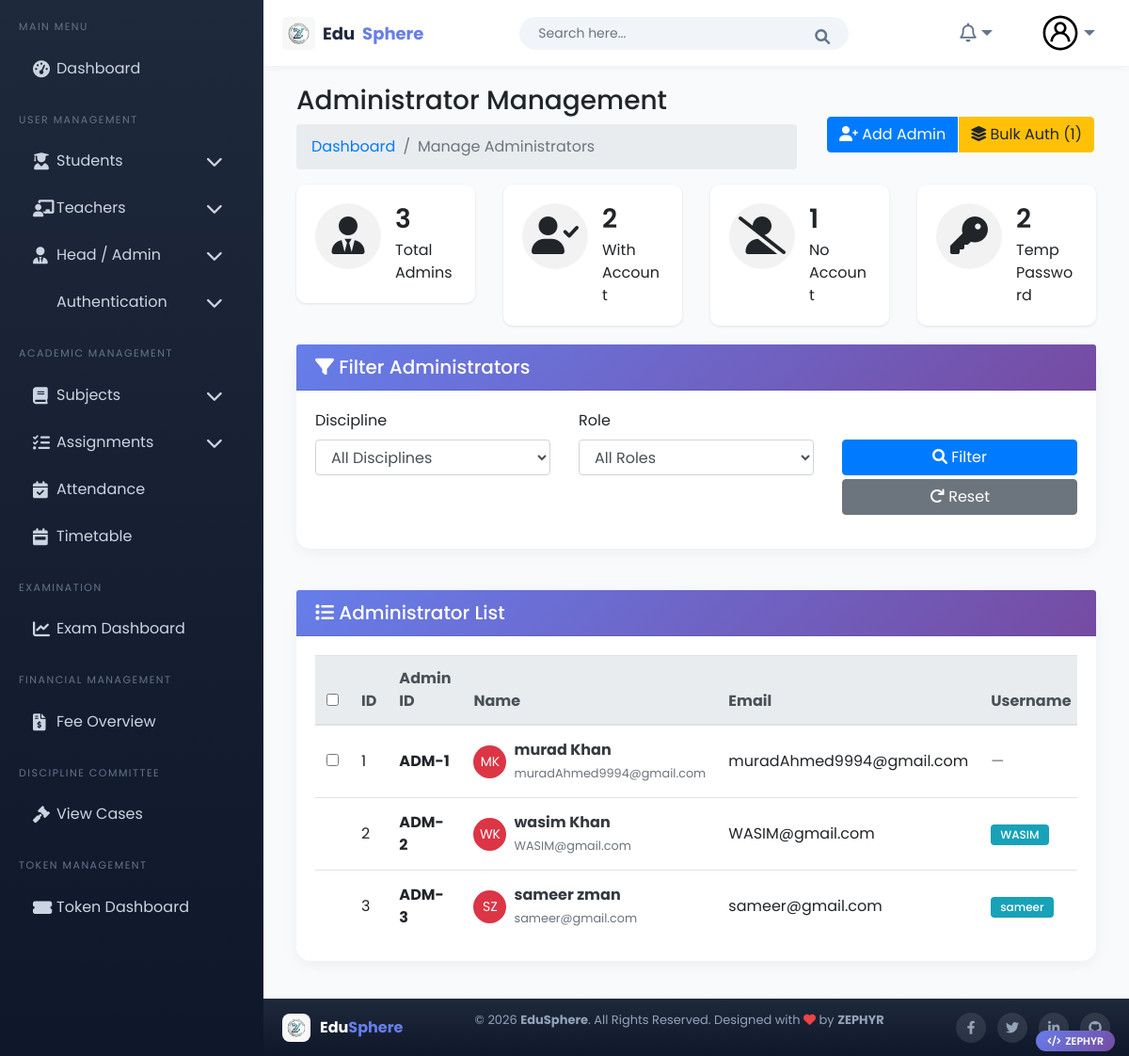
The page /home_auth/manage-admins/ (signed in) on the database as committed earlier.
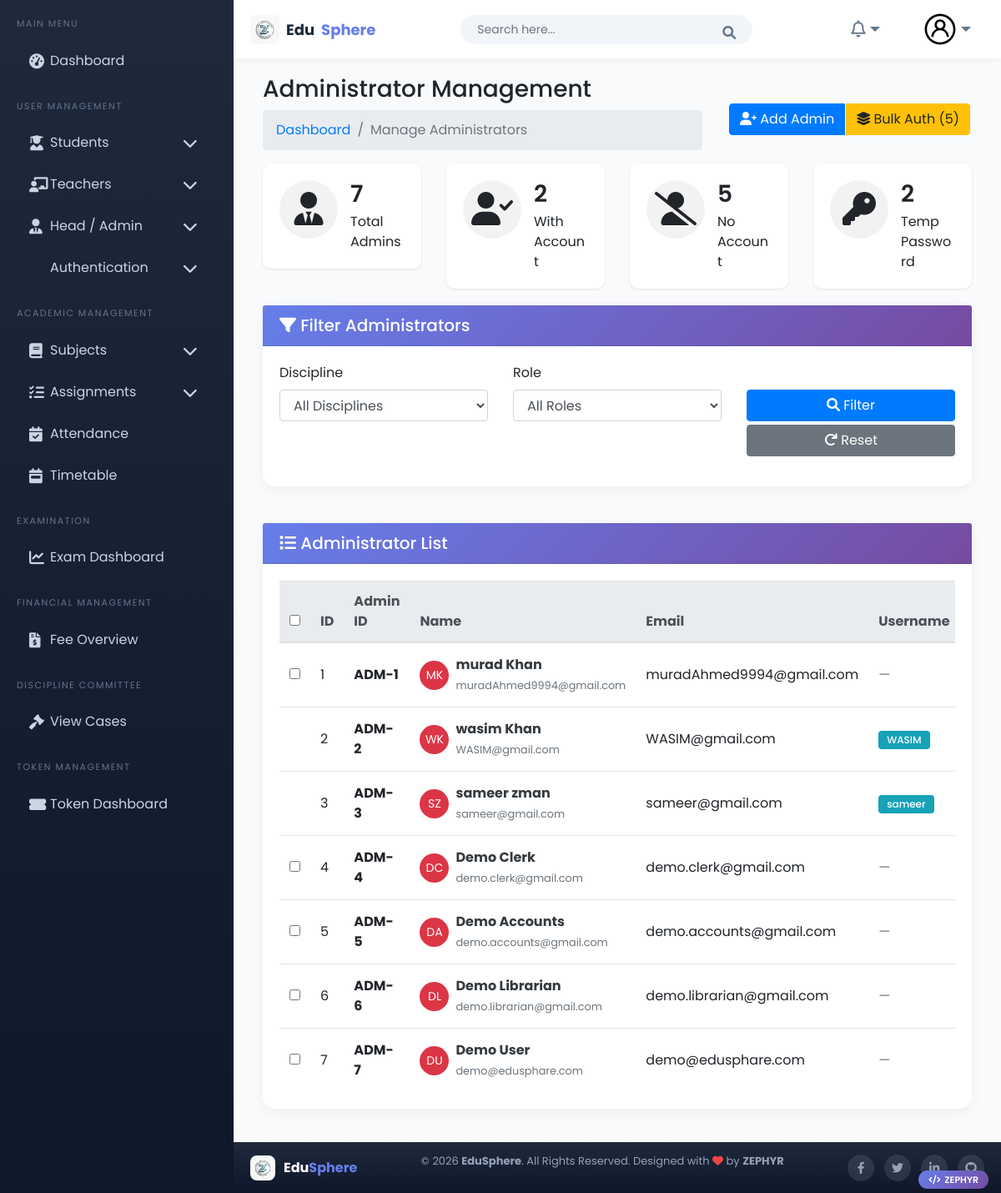
The same page on the database as committed later.
### head/models.py (models this page shows, shortened)
class AdminProfile(models.Model):
    ROLE_CHOICES = [
        ('HOD', 'Head of Department'),
        ('Coordinator', 'Coordinator'),
        ('Section Head', 'Section Head'),
        ('Office Clerk', 'Office Clerk'),
        ('Accounts', 'Accounts Officer'),
        ('Librarian', 'Librarian'),
    ]
    user = models.OneToOneField(
        CustomUser,
        on_delete=models.SET_NULL,
        null=True,
        blank=True,
        related_name='admin_profile'
    )
    first_name = models.CharField(max_length=100)
    last_name = models.CharField(max_length=100)
    father_name = models.CharField(max_length=100)
    contact_number = models.CharField(max_length=15, blank=True, null=True)
    email = models.EmailField(max_length=255, unique=True)
    discipline = models.ForeignKey(Discipline, on_delete=models.SET_NULL, null=True, blank=True)
    assigned_disciplines = models.JSONField(default=list, blank=True, help_text="List of discipline IDs for multi-discipline roles")
    role = models.CharField(max_length=50, choices=ROLE_CHOICES, default='Office Clerk')
    address = models.TextField(blank=True, null=True)
    employee_id = models.CharField(max_length=50, unique=True, blank=True, null=True)
    joining_date = models.DateField(blank=True, null=True)
    is_active = models.BooleanField(default=True)
    created_at = models.DateTimeField(auto_now_add=True)
    updated_at = models.DateTimeField(auto_now=True)

### home_auth/models.py (models this page shows, shortened)
class CustomUser(AbstractUser):
    username = models.CharField(max_length=100, unique=True)
    email = models.EmailField(max_length=255, unique=True, db_index=True)
    is_authorized = models.BooleanField(default=False)
    login_token = models.CharField(max_length=6, blank=True, null=True)
    first_name = models.CharField(max_length=30, blank=True)
    last_name = models.CharField(max_length=30, blank=True)
    date_joined = models.DateTimeField(auto_now_add=True)
    is_student = models.BooleanField(default=False)
    is_admin = models.BooleanField(default=False)
    is_teacher = models.BooleanField(default=False)
    password_change_deadline = models.DateTimeField(blank=True, null=True)  # Keep but won't be used
    password_generated = models.BooleanField(default=False)
    temp_password = models.CharField(max_length=100, blank=True, null=True)
    groups = models.ManyToManyField(
        'auth.Group',
        related_name="+",
        blank=True
    )
    user_permissions = models.ManyToManyField(
        'auth.Permission',
        related_name="+",
        blank=True
    )

### home_auth/views.py (the view, shortened to what this page needs)
# urls.py: path('manage-admins/', views.manage_admins_view, name='manage_admins'),
@login_required
def manage_admins_view(request):
    if not (request.user.is_superuser):
        messages.error(request, 'You do not have permission to access this page.')
        return redirect('dashboard')
    discipline_id = request.GET.get('discipline')
    role_filter = request.GET.get('role')
    admins = AdminProfile.objects.select_related('user', 'discipline').all()
    if discipline_id:
        admins = admins.filter(discipline_id=discipline_id)
    if role_filter:
        admins = admins.filter(role=role_filter)
    total_admins = admins.count()
    admins_with_account = admins.filter(user__isnull=False).count()
    admins_without_account = admins.filter(user__isnull=True).count()
    admins_with_temp_password = admins.filter(user__password_generated=True).count()
    paginator = Paginator(admins, 20)
    admins_page = paginator.get_page(request.GET.get('page'))
    context = {
        "admins": admins_page,
        "disciplines": Discipline.objects.all(),
        "role_choices": AdminProfile._meta.get_field('role').choices,
        "admins_with_account": admins_with_account,
        "admins_without_account": admins_without_account,
        "admins_with_temp_password": admins_with_temp_password,
        "total_admins": total_admins,
        "user_type": "admin"
    }
    return render(request, "authentication/register_admin.html", context)

### templates/authentication/register_admin.html (shortened to what the changed rows need)
{% extends 'Home/base.html' %}
{% load static %}
{% block body %}
<div class="page-wrapper">
    <div class="content container-fluid">
        <div class="page-header">
            <div class="row align-items-center">
                <div class="col-auto">
                    <div class="btn-group">
                        <a href="{% url 'manage_admins' %}" class="btn btn-primary">
                            <i class="fas fa-user-plus"></i> Add Admin
                        </a>
                        {% if admins_without_account > 0 %}
                        <button class="btn btn-warning" onclick="bulkAuthenticateAllNoAccount()">
                            <i class="fas fa-layer-group"></i> Bulk Auth ({{ admins_without_account }})
                        </button>
                        {% endif %}
                    </div>
                </div>
            </div>
        </div>
        <div class="row">
            <div class="col-md-3">
                <div class="card dash-widget">
                    <div class="card-body">
                        <div class="dash-widget-info">
                            <h3>{{ admins|length }}</h3>
                            <span>Total Admins</span>
                        </div>
                    </div>
                </div>
            </div>
            <div class="col-md-3">
                <div class="card dash-widget">
                    <div class="card-body">
                        <div class="dash-widget-info">
                            <h3>{{ admins_without_account }}</h3>
                            <span>No Account</span>
                        </div>
                    </div>
                </div>
            </div>
        </div>
        <div class="row">
            <div class="col-sm-12">
                <div class="card card-table">
                    <div class="card-body">
                        <div class="table-responsive">
                            <table class="table table-hover table-center mb-0">
                                <thead class="thead-light">
                                    <tr>
                                        <th width="40">
                                            {% if admins_without_account > 0 %}
                                            <input type="checkbox" id="selectAllNoAccount" title="Select all without account">
                                            {% endif %}
                                        </th>
                                        <th>ID</th>
                                        <th>Admin ID</th>
                                        <th>Name</th>
                                        <th>Email</th>
                                        <th>Username</th>
                                    </tr>
                                </thead>
                                <tbody>
                                    {% for admin in admins %}
                                    <tr id="admin-row-{{ admin.id }}">
                                        <td>
                                            {% if not admin.user %}
                                            <input type="checkbox" class="admin-no-account" data-admin-id="{{ admin.id }}" data-admin-name="{{ admin.first_name }} {{ admin.last_name }}" data-admin-email="{{ admin.email }}">
                                            {% endif %}
                                        </div>
                                        <td>{{ admin.id }}</div>
                                        <td><span class="font-weight-bold">ADM-{{ admin.id }}</span></div>
                                        <td>
                                            <div class="d-flex align-items-center">
                                                <div class="avatar-img rounded-circle bg-danger text-white d-flex align-items-center justify-content-center mr-2" style="width:35px;height:35px;">
                                                    <span style="font-size:14px;">{{ admin.first_name|slice:":1"|upper }}{{ admin.last_name|slice:":1"|upper }}</span>
                                                </div>
                                                <div>
                                                    <a href="#" class="font-weight-bold text-dark">
                                                        {{ admin.first_name }} {{ admin.last_name }}
                                                    </a>
                                                    <br><small class="text-muted">{{ admin.email }}</small>
                                                </div>
                                            </div>
                                        </div>
                                        <td>{{ admin.email }}</div>
                                        <td>
                                            {% if admin.user %}
                                            <span class="badge badge-info">{{ admin.user.username }}</span>
                                            {% else %}
                                            <span class="text-muted">—</span>
                                            {% endif %}
                                        </div>
                                        </div>
                                        <td>{{ admin.discipline.name|default:"All Disciplines" }}</div>
                                        <td>
                                        <td class="text-right">
                                    </tr>
                                    {% endfor %}
{% endblock %}

Rows that differ between the two databases and show on the page:
added AdminProfile: id "4", first_name "D", last_name "C", first_name "Demo", last_name "Clerk", email "demo.clerk@gmail.com"
added AdminProfile: id "5", first_name "D", last_name "A", first_name "Demo", last_name "Accounts", email "demo.accounts@gmail.com"
added AdminProfile: id "6", first_name "D", last_name "L", first_name "Demo", last_name "Librarian", email "demo.librarian@gmail.com"
added AdminProfile: id "7", first_name "D", last_name "U", first_name "Demo", last_name "User", email "demo@edusphare.com"
Other text that changed with them:
{{ admins_without_account }}: "1" → "5"
{{ admins|length }}: "3" → "7"
